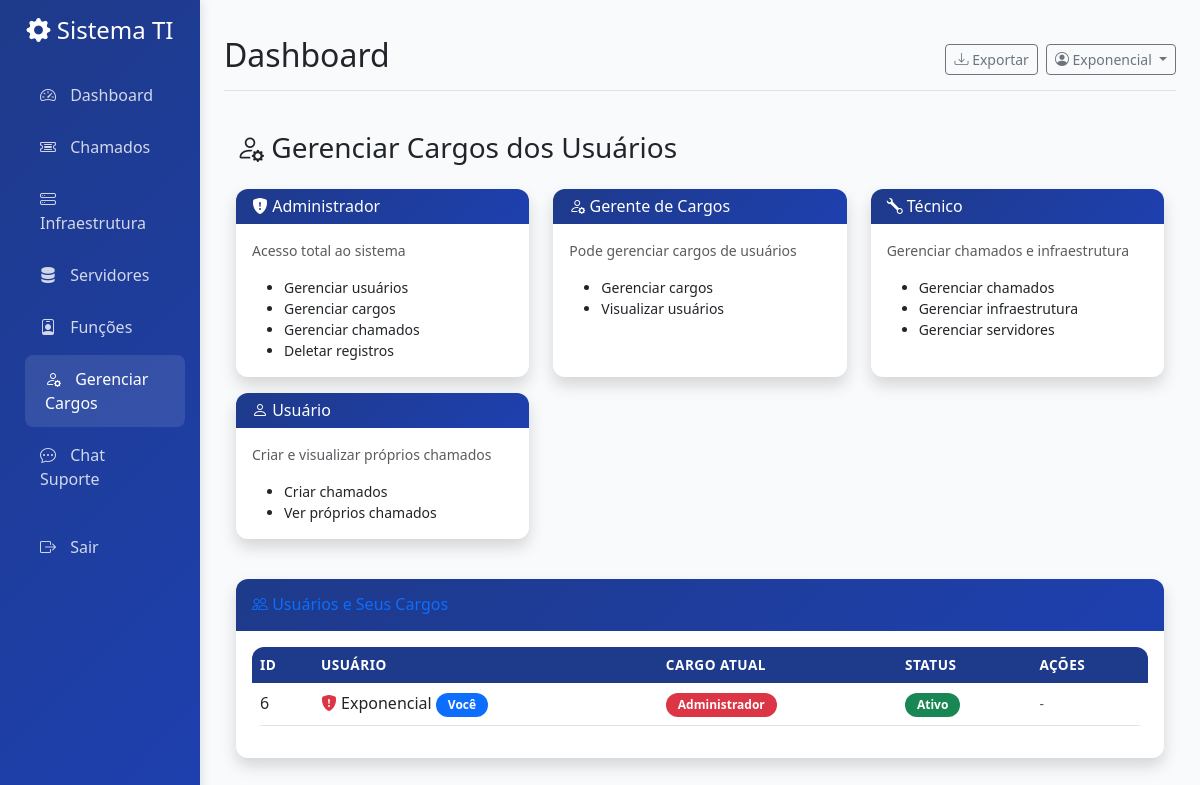
Screenshot of /gerenciar-cargos (signed in) with the database file from the repository.
### models/user.py (models this page shows, shortened)
class User(UserMixin, db.Model):
    __tablename__ = 'users'
    id = db.Column(db.Integer, primary_key=True)
    username = db.Column(db.String(80), unique=True, nullable=False)
    password_hash = db.Column(db.String(120), nullable=False)
    role = db.Column(db.String(20), nullable=False, default='user')  # admin, user, tech
    created_at = db.Column(db.DateTime, default=datetime.utcnow)
    is_active = db.Column(db.Boolean, default=True)
    chamados_criados = db.relationship('Chamado', backref='criador', lazy=True, foreign_keys='Chamado.criado_por')
    chamados_atribuidos = db.relationship('Chamado', backref='tecnico', lazy=True, foreign_keys='Chamado.atribuido_para')

### app.py (the view)
@app.route('/gerenciar-cargos')
@login_required
def gerenciar_cargos():
    if session.get('role') != 'admin':
        flash('Apenas administradores podem gerenciar cargos!', 'danger')
        return redirect(url_for('dashboard'))
    conn = get_db_connection()
    usuarios = conn.execute('SELECT * FROM users ORDER BY username').fetchall()
    conn.close()
    return render_template('gerenciar_cargos.html', usuarios=usuarios, roles=ROLES_CONFIG)

### app.py (called while the page is built)
def get_db_connection():
    conn = sqlite3.connect(DATABASE)
    conn.row_factory = sqlite3.Row
    return conn

def login_required(f):
    from functools import wraps
    @wraps(f)
    def decorated_function(*args, **kwargs):
        if 'user_id' not in session:
            return redirect(url_for('login'))
        return f(*args, **kwargs)
    return decorated_function

@app.context_processor
def inject_role_label():
    def role_label(role_key):
        labels = load_role_labels()
        return labels.get(role_key, role_key)
    return dict(role_label=role_label)

### templates/gerenciar_cargos.html (shortened to what this page needs)
{% extends 'base.html' %}
{% block content %}
<div class="container-fluid py-4">
    <div class="d-flex justify-content-between align-items-center mb-4">
        <h1 class="h3 mb-0 text-gray-800">
            <i class="bi bi-person-gear"></i> Gerenciar Cargos dos Usuários
        </h1>
    </div>
    <div class="row mb-4">
        {% for role_key, role_info in roles.items() %}
        <div class="col-md-4 mb-3">
            <div class="card shadow h-100 border-{{ role_info.color }}">
                <div class="card-header bg-{{ role_info.color }} text-white">
                    <h6 class="m-0">
                        <i class="{{ role_info.icon }}"></i> {{ role_info.label }}
                    </h6>
                </div>
                <div class="card-body">
                    <p class="small text-muted">{{ role_info.description }}</p>
                    <ul class="small mb-0">
                        {% for perm in role_info.permissions %}
                        <li>{{ perm }}</li>
                        {% endfor %}
                    </ul>
                </div>
            </div>
        </div>
        {% endfor %}
    </div>
    <div class="row">
        <div class="col-12">
            <div class="card shadow">
                <div class="card-header py-3">
                    <h6 class="m-0 font-weight-bold text-primary">
                        <i class="bi bi-people"></i> Usuários e Seus Cargos
                    </h6>
                </div>
                <div class="card-body">
                    <div class="table-responsive">
                        <table class="table table-hover">
                            <thead class="table-light">
                                <tr>
                                    <th>ID</th>
                                    <th>Usuário</th>
                                    <th>Cargo Atual</th>
                                    <th>Status</th>
                                    <th>Ações</th>
                                </tr>
                            </thead>
                            <tbody>
                                {% for usuario in usuarios %}
                                <tr>
                                    <td>{{ usuario.id }}</td>
                                    <td>
                                        {% if usuario.role in roles %}
                                        <i class="{{ roles[usuario.role].icon }} text-{{ roles[usuario.role].color }}"></i>
                                        {% else %}
                                        <i class="bi bi-person text-secondary"></i>
                                        {% endif %}
                                        {{ usuario.username }}
                                        {% if usuario.id == session.user_id %}
                                        <span class="badge bg-primary">Você</span>
                                        {% endif %}
                                    </td>
                                    <td>
                                        {% if usuario.role in roles %}
                                        <span class="badge bg-{{ roles[usuario.role].color }}">
                                            {{ roles[usuario.role].label }}
                                        </span>
                                        {% else %}
                                        <span class="badge bg-secondary">{{ usuario.role }}</span>
                                        {% endif %}
                                    </td>
                                    <td>
                                        {% if usuario.is_active %}
                                        <span class="badge bg-success">Ativo</span>
                                        {% else %}
                                        <span class="badge bg-secondary">Inativo</span>
                                        {% endif %}
                                    </td>
                                    <td>
                                        {% if usuario.id != session.user_id %}
                                        <button type="button" class="btn btn-sm btn-primary"
                                                data-bs-toggle="modal"
                                                data-bs-target="#alterarCargoModal{{ usuario.id }}">
                                            <i class="bi bi-pencil"></i> Alterar Cargo
                                        </button>
                                        {% else %}
                                        <span class="text-muted small">-</span>
                                        {% endif %}
                                    </td>
                                </tr>
                                {% endfor %}
                            </tbody>
                        </table>
                    </div>
                </div>
            </div>
        </div>
    </div>
</div>
{% endblock %}

### templates/base.html (shortened to what this page needs)
<!DOCTYPE html>
<html lang="pt-BR">
<head>
    <link href="https://cdn.jsdelivr.net/npm/bootstrap@5.3.0/dist/css/bootstrap.min.css" rel="stylesheet">
    <link href="https://cdn.jsdelivr.net/npm/bootstrap-icons@1.10.0/font/bootstrap-icons.css" rel="stylesheet">
</head>
<body>
    <div class="container-fluid">
        <div class="row">
            <nav class="col-md-3 col-lg-2 d-md-block sidebar collapse" id="sidebar">
                <div class="position-sticky pt-3">
                    <div class="text-center mb-4">
                        <h4 class="text-white">
                            <i class="bi bi-gear-fill"></i>
                            Sistema TI
                        </h4>
                    </div>
                    <ul class="nav flex-column">
                        <li class="nav-item">
                            <a class="nav-link {% if request.endpoint == 'dashboard' %}active{% endif %}"
                               href="{{ url_for('dashboard') }}">
                                <i class="bi bi-speedometer2"></i>
                                Dashboard
                            </a>
                        </li>
                        <li class="nav-item">
                            <a class="nav-link {% if request.endpoint.startswith('chamados') %}active{% endif %}"
                               href="{{ url_for('chamados') }}">
                                <i class="bi bi-ticket-detailed"></i>
                                Chamados
                            </a>
                        </li>
                        <li class="nav-item">
                            <a class="nav-link {% if request.endpoint.startswith('infraestrutura') %}active{% endif %}"
                               href="{{ url_for('infraestrutura') }}">
                                <i class="bi bi-hdd-stack"></i>
                                Infraestrutura
                            </a>
                        </li>
                        <li class="nav-item">
                            <a class="nav-link {% if request.endpoint.startswith('servidor') %}active{% endif %}"
                               href="{{ url_for('servidor.listar') }}">
                                <i class="bi bi-server"></i>
                                Servidores
                            </a>
                        </li>
                        {% if session.role == 'admin' %}
                        <li class="nav-item">
                            <a class="nav-link {% if request.endpoint.startswith('funcao') %}active{% endif %}"
                               href="{{ url_for('funcao.listar_funcoes') }}">
                                <i class="bi bi-person-badge"></i>
                                Funções
                            </a>
                        </li>
                        <li class="nav-item">
                            <a class="nav-link {% if request.endpoint == 'gerenciar_cargos' %}active{% endif %}"
                               href="{{ url_for('gerenciar_cargos') }}">
                                <i class="bi bi-person-gear"></i>
                                Gerenciar Cargos
                            </a>
                        </li>
                        {% endif %}
                        {% if session.role in ['admin', 'tech'] %}
                        <li class="nav-item">
                            <a class="nav-link" href="#" onclick="openChat()">
                                <i class="bi bi-chat-dots"></i>
                                Chat Suporte
                            </a>
                        </li>
                        {% endif %}
                        <li class="nav-item mt-3">
                            <a class="nav-link" href="{{ url_for('logout') }}">
                                <i class="bi bi-box-arrow-right"></i>
                                Sair
                            </a>
                        </li>
                    </ul>
                </div>
            </nav>
            <main class="col-md-9 ms-sm-auto col-lg-10 px-md-4 main-content">
                <div class="d-flex justify-content-between flex-wrap flex-md-nowrap align-items-center pt-3 pb-2 mb-3 border-bottom">
                    <h1 class="h2">{% block page_title %}Dashboard{% endblock %}</h1>
                    <div class="btn-toolbar mb-2 mb-md-0">
                        <div class="btn-group me-2">
                            <button type="button" class="btn btn-sm btn-outline-secondary">
                                <i class="bi bi-download"></i> Exportar
                            </button>
                        </div>
                        <div class="dropdown">
                            <button class="btn btn-sm btn-outline-secondary dropdown-toggle" type="button" data-bs-toggle="dropdown">
                                <i class="bi bi-person-circle"></i> {{ session.username }}
                            </button>
                        </div>
                    </div>
                </div>
                {% block content %}{% endblock %}
            </main>
        </div>
    </div>
</body>
</html>

### templates/base.html (style rules this page uses)
:root { --primary-color: #1e3a8a; --secondary-color: #6b7280; --success-color: #10b981; --warning-color: #f59e0b; --danger-color: #ef4444; --info-color: #3b82f6; }
body { background-color: #f8fafc; font-family: 'Segoe UI', Tahoma, Geneva, Verdana, sans-serif; }
.sidebar { background: linear-gradient(135deg, var(--primary-color) 0%, #1e40af 100%); min-height: 100vh; box-shadow: 2px 0 10px rgba(0,0,0,0.1); }
.sidebar .nav-link { color: rgba(255,255,255,0.8); padding: 12px 20px; border-radius: 8px; margin: 2px 8px; transition: all 0.3s ease; }
.sidebar .nav-link:hover, .sidebar .nav-link.active { background-color: rgba(255,255,255,0.1); color: white; transform: translateX(5px); }
.sidebar .nav-link i { margin-right: 10px; width: 20px; }
.main-content { padding: 20px; }
.card { border: none; border-radius: 12px; box-shadow: 0 4px 6px rgba(0,0,0,0.05); transition: transform 0.2s ease, box-shadow 0.2s ease; }
.card-header { background: linear-gradient(135deg, var(--primary-color) 0%, #1e40af 100%); color: white; border-radius: 12px 12px 0 0 !important; border: none; }
.badge { font-size: 0.75rem; padding: 6px 12px; border-radius: 20px; }
.table { background: white; border-radius: 12px; overflow: hidden; }
.table thead th { background-color: var(--primary-color); color: white; border: none; font-weight: 600; text-transform: uppercase; font-size: 0.85rem; letter-spacing: 0.5px; }

### rows the page displays
User: username "Exponencial", id "6", shows "Você", role "Administrador", is_active "Ativo"

### other values shown
{{ role_info.label }} "Administrador" "Gerente de Cargos" "Técnico" "Usuário"
{{ role_info.description }} "Acesso total ao sistema" "Pode gerenciar cargos de usuários" "Gerenciar chamados e infraestrutura" "Criar e visualizar próprios chamados"
{{ perm }} "Gerenciar usuários" "Gerenciar cargos" "Gerenciar chamados" "Deletar registros" "Gerenciar cargos" "Visualizar usuários" "Gerenciar chamados" "Gerenciar infraestrutura" "Gerenciar servidores" "Criar chamados" "Ver próprios chamados"
